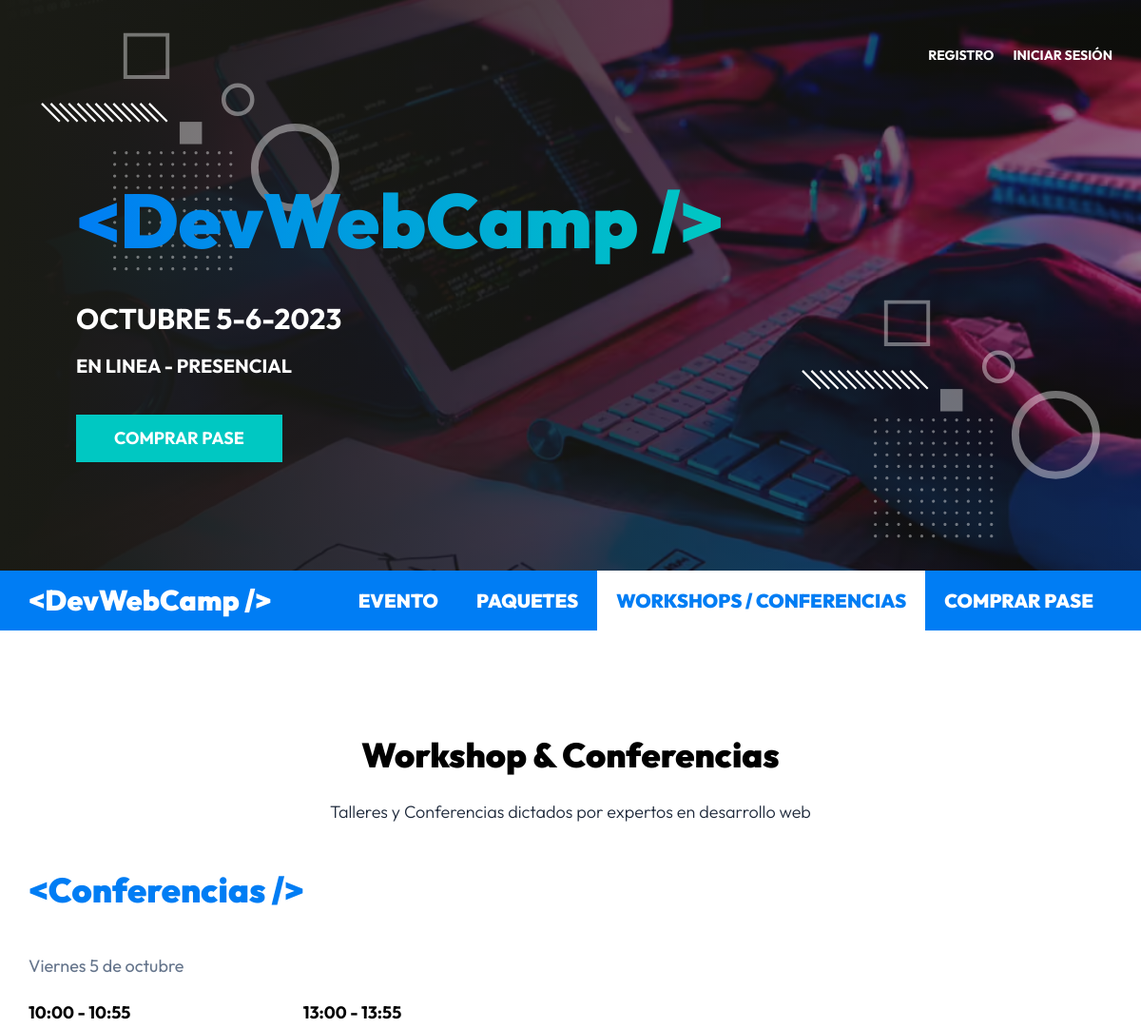
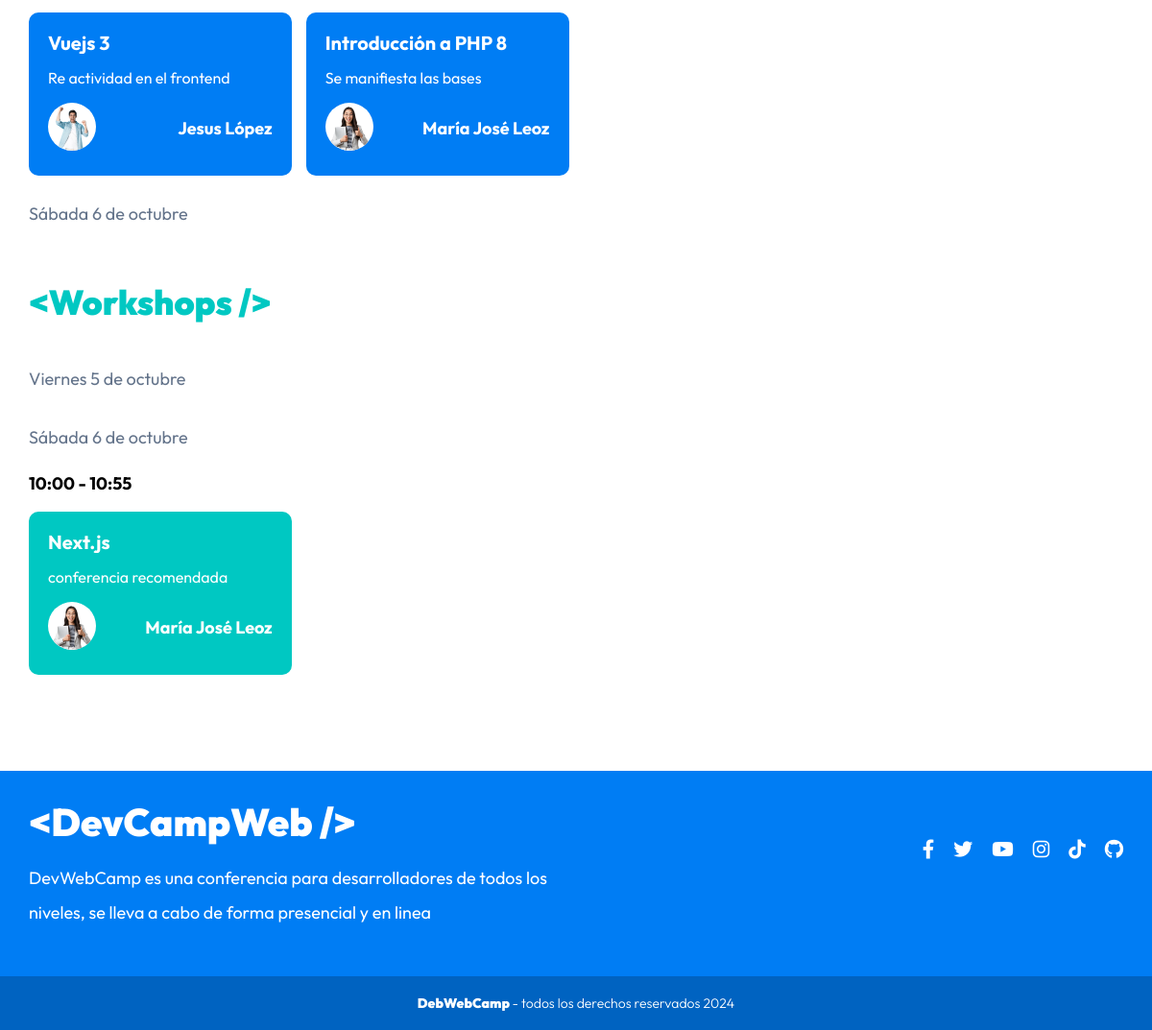
The page /workshops-conferencias on the database its author committed (2 pictures, top to bottom).
### tables this page shows
CREATE TABLE `eventos` (
  `id` int NOT NULL,
  `nombre` varchar(120) DEFAULT NULL,
  `descripcion` text,
  `disponibles` int DEFAULT NULL,
  `categoria_id` int NOT NULL,
  `dia_id` int NOT NULL,
  `hora_id` int NOT NULL,
  `ponente_id` int NOT NULL
);

CREATE TABLE `horas` (
  `id` int NOT NULL,
  `hora` varchar(13) DEFAULT NULL
);

CREATE TABLE `ponentes` (
  `id` int NOT NULL,
  `nombre` varchar(40) DEFAULT NULL,
  `apellido` varchar(40) DEFAULT NULL,
  `ciudad` varchar(20) DEFAULT NULL,
  `pais` varchar(20) DEFAULT NULL,
  `imagen` varchar(32) DEFAULT NULL,
  `tags` varchar(120) DEFAULT NULL,
  `redes` text
);

### controllers/PaginasController.php (called while the page is built, shortened)
<?php
class PaginasController
{
    public static function conferencias(Router $router)
    {
        $eventos = Evento::ordenar('hora_id', 'ASC');
        $eventos_formateados = [];
        foreach ($eventos as $evento) {
            $evento->categoria = Categoria::find($evento->categoria_id);
            $evento->dia = Dia::find($evento->dia_id);
            $evento->hora = Hora::find(($evento->hora_id));
            $evento->ponente = Ponente::find($evento->ponente_id);
            if ($evento->dia_id === "1" && $evento->categoria_id === "1") {
                $eventos_formateados['conferencias_v'][] = $evento;
            }
            if ($evento->dia_id === "2" && $evento->categoria_id === "2") {
                $eventos_formateados['workshops_s'][] = $evento;
            }
        }
        $router->render('paginas/conferencias', [
            'titulo' => 'Conferencias & Workshops',
            'eventos' => $eventos_formateados,
        ]);
    }
}

### public/index.php (called while the page is built, shortened)
<?php
$router = new Router();
$router->get('/login', [AuthController::class, 'login']);
$router->post('/login', [AuthController::class, 'login']);
$router->post('/logout', [AuthController::class, 'logout']);
$router->get('/registro', [AuthController::class, 'registro']);
$router->post('/registro', [AuthController::class, 'registro']);
$router->get('/olvide', [AuthController::class, 'olvide']);
$router->post('/olvide', [AuthController::class, 'olvide']);
$router->get('/reestablecer', [AuthController::class, 'reestablecer']);
$router->post('/reestablecer', [AuthController::class, 'reestablecer']);
$router->get('/mensaje', [AuthController::class, 'mensaje']);
$router->get('/confirmar-cuenta', [AuthController::class, 'confirmar']);
$router->get('/admin/dashboard', [DashboardController::class, 'index']);
$router->get('/admin/ponentes', [PonentesController::class, 'index']);
$router->get('/admin/ponentes/crear', [PonentesController::class, 'crear']);
$router->post('/admin/ponentes/crear', [PonentesController::class, 'crear']);
$router->get('/admin/ponentes/editar', [PonentesController::class, 'editar']);
$router->post('/admin/ponentes/editar', [PonentesController::class, 'editar']);
$router->post('/admin/ponentes/eliminar', [PonentesController::class, 'eliminar']);
$router->get('/admin/eventos', [EventosController::class, 'index']);
$router->get('/admin/eventos/crear', [EventosController::class, 'crear']);
$router->post('/admin/eventos/crear', [EventosController::class, 'crear']);
$router->get('/admin/eventos/editar', [EventosController::class, 'editar']);
$router->post('/admin/eventos/editar', [EventosController::class, 'editar']);
$router->post('/admin/eventos/eliminar', [EventosController::class, 'eliminar']);
$router->get('/api/eventos-horario', [APIEventos::class, 'index']);
$router->get('/api/ponentes', [APIPonentes::class, 'index']);
$router->get('/api/ponente', [APIPonentes::class, 'ponente']);
$router->get('/admin/registrados', [RegistradosController::class, 'index']);
$router->get('/admin/regalos', [RegalosController::class, 'index']);
$router->get('/finalizar-registro', [RegistroController::class, 'crear']);
$router->post('/finalizar-registro/gratis', [RegistroController::class, 'gratis']);
$router->post('/finalizar-registro/pagar', [RegistroController::class, 'pagar']);
$router->get('/finalizar-registro/conferencias', [RegistroController::class, 'conferencias']);
$router->get('/boleto', [RegistroController::class, 'boleto']);
$router->get('/',[PaginasController::class, 'index']);
$router->get('/devwebcamp',[PaginasController::class, 'evento']);
$router->get('/paquetes',[PaginasController::class, 'paquetes']);
$router->get('/workshops-conferencias',[PaginasController::class, 'conferencias']);
$router->get('/404',[PaginasController::class, 'error']);
$router->comprobarRutas();

### models/ActiveRecord.php (called while the page is built, shortened)
<?php
class ActiveRecord
{
    protected static $db;
    protected static $tabla = '';
    public static function setDB($database)
    {
        self::$db = $database;
    }
    public static function consultarSQL($query)
    {
        $resultado = self::$db->query($query);
        $array = [];
        while ($registro = $resultado->fetch_assoc()) {
            $array[] = static::crearObjeto($registro);
        }
        return $array;
    }
    protected static function crearObjeto($registro)
    {
        $objeto = new static;
        foreach ($registro as $key => $value) {
            if (property_exists($objeto, $key)) {
                $objeto->$key = $value;
            }
        }
        return $objeto;
    }
    public static function find($id)
    {
        $query = "SELECT * FROM " . static::$tabla  . " WHERE id = ${id}";
        $resultado = self::consultarSQL($query);
        return array_shift($resultado);
    }
    public static function ordenar($columna, $orden) {
        $query = "SELECT * FROM " . static::$tabla . " ORDER BY $columna $orden";
        $resultado = self::consultarSQL($query);
        return $resultado;
    }
}

### views/templates/evento.php (the view)
<div class="evento swiper-slide">
    <p class="evento__hora"><?php echo $evento->hora->hora; ?></p>
    <div class="evento__informacion">
        <h4 class="evento__nombre"><?php echo $evento->nombre; ?></h4>
        <p class="evento__introduccion"> <?php echo $evento->descripcion; ?> </p>
        <div class="evento__autor-info">
            <picture>
                <source srcset="<?php echo $_ENV['HOST'] . '/img/speakers/' . $evento->ponente->imagen; ?>.webp">
                <source srcset="<?php echo $_ENV['HOST'] . '/img/speakers/' . $evento->ponente->imagen; ?>.png">
                <img class="evento__imagen-autor" loading="lazy" width="200" height="300" src="<?php echo $_ENV['HOST'] . '/img/speakers/' . $evento->ponente->imagen; ?>.png" alt="imagen ponente">
            </picture>
            <p class="evento__autor-nombre">
                <?php echo $evento->ponente->nombre . " " . $evento->ponente->apellido; ?>
            </p>
        </div>
    </div>
</div>

### views/paginas/conferencias.php (shortened to what this page needs)
<main class="agenda">
    <h2 class="agenda__encabezado">Workshop & Conferencias</h2>
    <p class="agenda__descripcion">Talleres y Conferencias dictados por expertos en desarrollo web</p>
    <div class="eventos">
        <h2 class="eventos__encabezado">&lt;Conferencias /></h2>
        <p class="eventos__fecha">Viernes 5 de octubre</p>
        <div class="eventos__listado slider swiper">
            <div class="swiper-wrapper">
                <?php foreach ($eventos['conferencias_v'] as $evento) : ?>
                    <?php include __DIR__ . '../../templates/evento.php' ?>
                <?php endforeach; ?>
            </div>
        </div>
        <p class="eventos__fecha">Sábada 6 de octubre</p>
    </div>
    <div class="eventos eventos--workshops">
        <h2 class="eventos__encabezado">&lt;Workshops /></h2>
        <p class="eventos__fecha">Viernes 5 de octubre</p>
        <p class="eventos__fecha">Sábada 6 de octubre</p>
        <div class="eventos__listado slider swiper">
            <div class="swiper-wrapper">
                <?php foreach ($eventos['workshops_s'] as $evento) : ?>
                    <?php include __DIR__ . '../../templates/evento.php' ?>
                <?php endforeach; ?>
            </div>
        </div>
    </div>
</main>

### public/build/css/app.css (style rules this page uses)
html { line-height: 1.15; -webkit-text-size-adjust: 100%; }
body { margin: 0; }
main { display: block; }
img { border-style: none; }
html { font-size: 62.5%; box-sizing: border-box; height: 100%; }
*, *:before, *:after { box-sizing: inherit; }
body { font-family: "Outfit", sans-serif; font-size: 1.8rem; }
img { width: 100%; height: auto; }
h1, h2, h3 { font-family: "Outfit", sans-serif; font-weight: 900; margin: 2rem 0; }
h2 { font-size: 3.6rem; }
[class$=__encabezado] { font-family: "Outfit", sans-serif; font-weight: 900; margin: 2rem 0; margin: 6rem 0 3rem 0; text-align: center; }
[class$=__descripcion] { text-align: center; font-size: 1.8rem; font-weight: 300; color: #1E293B; margin-bottom: 5rem; }
.agenda { padding: 5rem 0; width: min(95%, 140rem); margin: 0 auto; }
.eventos__encabezado { color: #007df4; margin: 5rem 0; text-align: left; font-size: clamp(2rem, -0.8rem + 8vm, 6rem); }
.eventos__fecha { color: #64748B; margin: 3rem 0 1rem 0; }
.eventos--workshops .eventos__encabezado { color: #00c8c2; }
.eventos--workshops .evento__informacion { background-color: #00c8c2; }
.evento__hora { font-weight: 700; }
.evento__informacion { padding: 2rem; border-radius: 1rem; background-color: #007df4; color: #FFFFFF; transition: 300ms background-color ease; }
.evento__nombre { font-size: 2rem; margin: 0; display: -webkit-box; -webkit-line-clamp: 1; -webkit-box-orient: vertical; overflow: hidden; }
.evento__introduccion { font-size: 1.6rem; display: -webkit-box; -webkit-line-clamp: 2; -webkit-box-orient: vertical; overflow: hidden; }
.evento__autor-info { display: flex; gap: 1rem; justify-content: space-between; align-items: center; }
.evento__imagen-autor { width: 5rem; background-color: #FFFFFF; border-radius: 50%; }
.evento__autor-nombre { font-weight: 700; }

### rows shown on the page
eventos: hora.hora "10:00 - 10:55", nombre "Vuejs 3", descripcion "Re actividad en el frontend", ponente.imagen (picture), ponente.nombre "Jesus", ponente.apellido "López"
eventos: hora.hora "13:00 - 13:55", nombre "Introducción a PHP 8", descripcion "Se manifiesta las bases", ponente.imagen (picture), ponente.nombre "María José", ponente.apellido "Leoz"
eventos: hora.hora "10:00 - 10:55", nombre "Next.js", descripcion "conferencia recomendada", ponente.imagen (picture), ponente.nombre "María José", ponente.apellido "Leoz"
